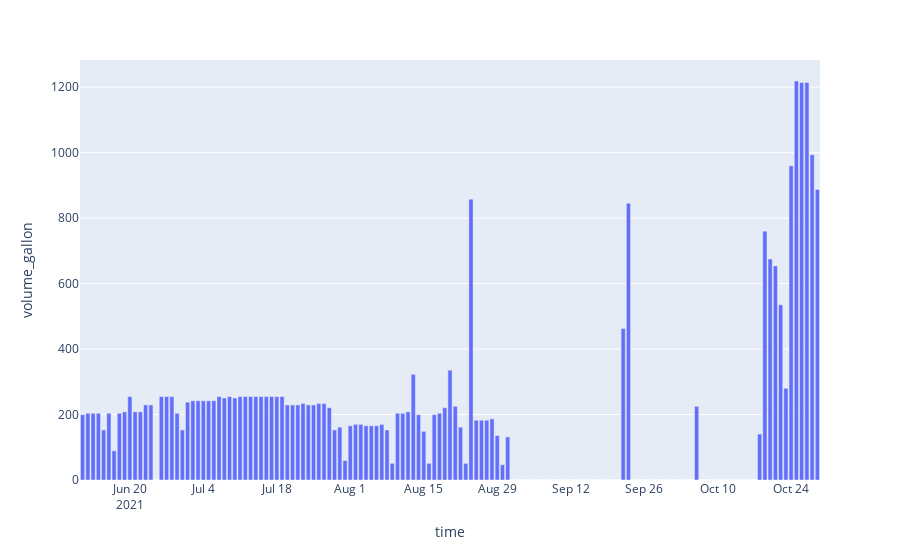

The notebook cell saved with this chart:
### Code cell
### Plotting

irrigation_hourly_ET75=irrigation_hourly_ET75.reset_index()
fig = px.bar(irrigation_hourly_ET75, x='time', y='volume_gallon')
fig.show()

### Figure 1 — Plotly figure (JSON) as saved in the notebook; plotly's stock layout.template omitted (floating-point values rounded to 4 significant figures; data arrays with more than 128 entries replaced by an {"elided": "..."} marker saying what was removed)
{"data": [{"alignmentgroup": "True", "hovertemplate": "time=%{x}<br>volume_gallon=%{y}<extra></extra>", "legendgroup": "", "marker": {"color": "#636efa", "pattern": {"shape": ""}}, "name": "", "offsetgroup": "", "orientation": "v", "showlegend": false, "textposition": "auto", "type": "bar", "x": {"elided": "141 str values"}, "xaxis": "x", "y": {"elided": "141 float values"}, "yaxis": "y"}], "layout": {"autosize": true, "barmode": "relative", "legend": {"tracegroupgap": 0}, "margin": {"t": 60}, "xaxis": {"anchor": "y", "autorange": true, "domain": [0, 1], "range": ["2021-06-10 12:00", "2021-10-29 12:00"], "title": {"text": "time"}, "type": "date"}, "yaxis": {"anchor": "x", "autorange": true, "domain": [0, 1], "range": [0, 1283.0], "title": {"text": "volume_gallon"}, "type": "linear"}}}
